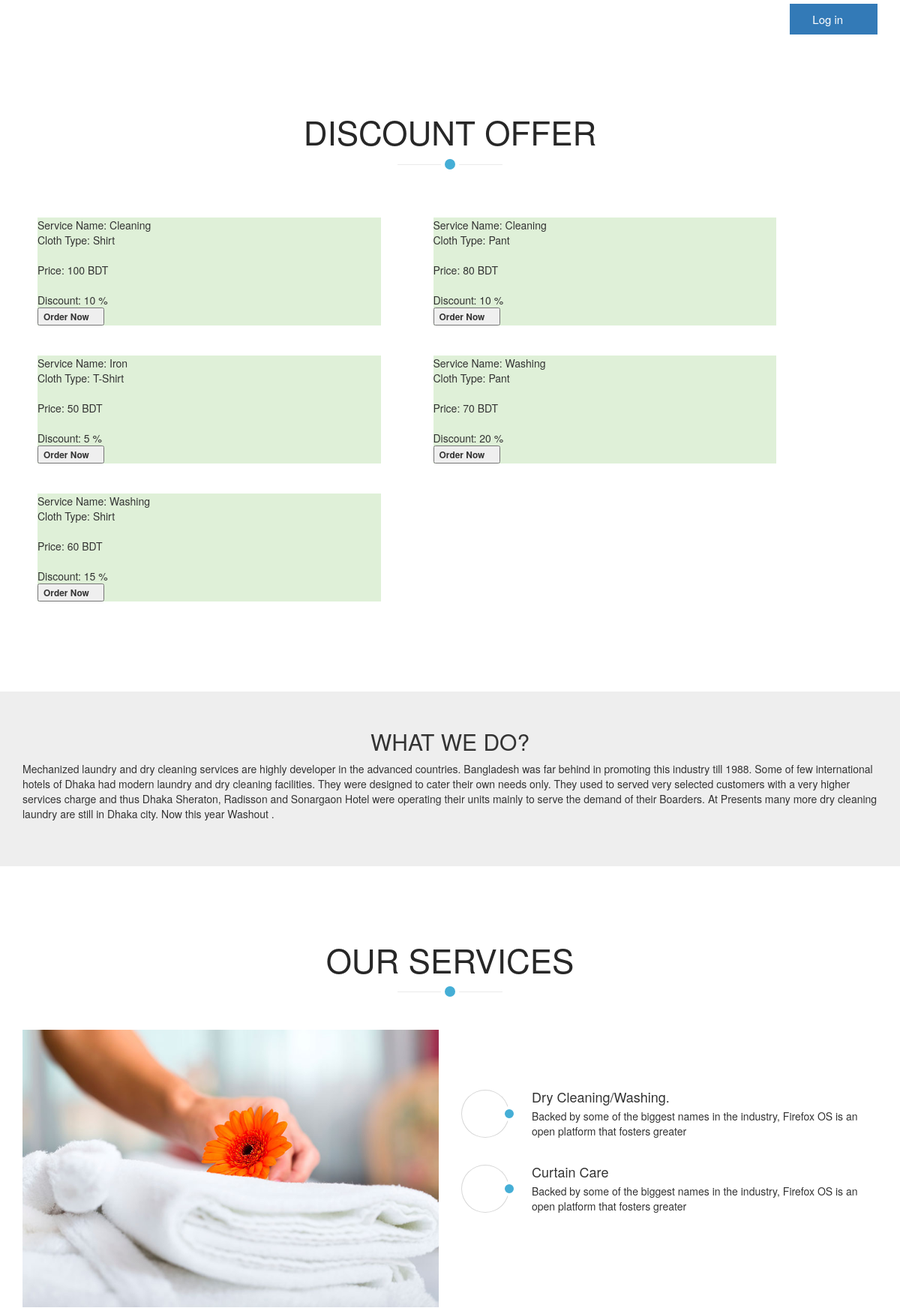
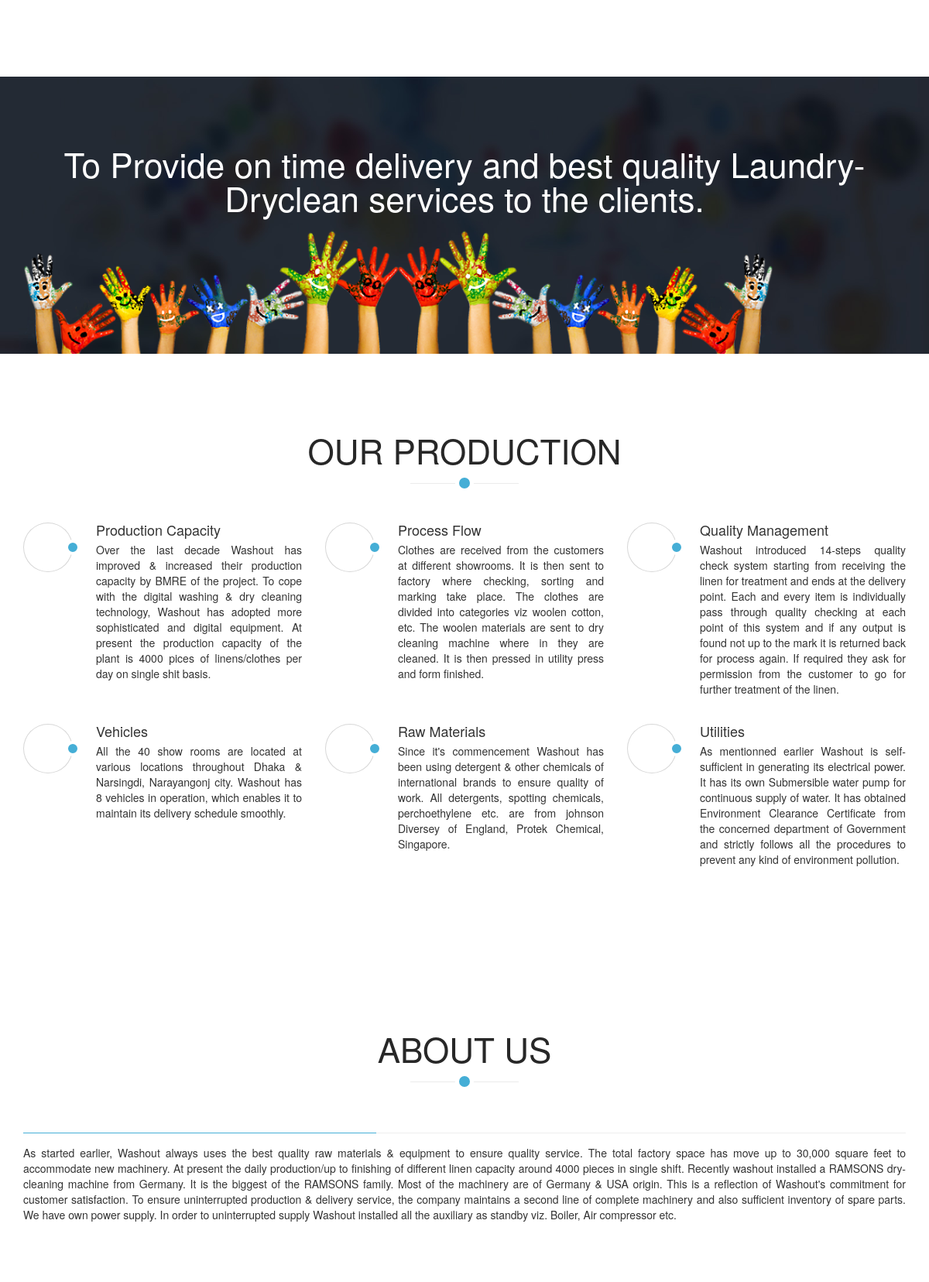
The page / (upper part) on the database its author committed (2 pictures, top to bottom).
### tables this page shows
CREATE TABLE `pricing` (
  `id` int(20) NOT NULL,
  `short_code` varchar(10) DEFAULT NULL,
  `service_id` int(11) DEFAULT NULL,
  `cloth_id` int(11) DEFAULT NULL,
  `vat` decimal(10,0) NOT NULL,
  `price` float NOT NULL,
  `discount` decimal(10,0) NOT NULL
);

CREATE TABLE `services` (
  `id` int(11) NOT NULL,
  `service_name` varchar(100) NOT NULL,
  `service_code` varchar(50) NOT NULL
);

CREATE TABLE `cloths` (
  `id` int(11) NOT NULL,
  `cloth_type` varchar(100) NOT NULL,
  `cloth_code` varchar(50) NOT NULL
);

### inc/db_config.php (called while the page is built, shortened)
<?php
  function DB_Query($sql) {
    $conn = mysqli_connect(DB_SERVER, DB_USER, DB_PASS, DB_TBL);
    $resault = mysqli_query($conn, $sql);
    return $resault;
  }
?>

### index.php (the view, shortened to what this page needs)
<?php
  include_once 'inc/db_config.php';
?>
<!DOCTYPE html>
<html lang="en">
<head>
    <link href="css/bootstrap.min.css" rel="stylesheet">
    <link href="css/animate.min.css" rel="stylesheet">
    <link href="css/owl.carousel.css" rel="stylesheet">
    <link href="css/owl.transitions.css" rel="stylesheet">
    <link href="css/prettyPhoto.css" rel="stylesheet">
    <link href="css/main.css" rel="stylesheet">
  <link href="vendor/bootstrap/css/bootstrap.min.css" rel="stylesheet">
  <link href="vendor/font-awesome/css/font-awesome.min.css" rel="stylesheet" type="text/css">
  <link href="css/sb-admin.css" rel="stylesheet">
  <link href="style.css" rel="stylesheet">
  <link href="css/style.css" rel="stylesheet">
</head>
<body id="home" class="homepage">
    <header id="header">
        <div class="container LoginMenu">
                 <div class="text-right">
                    <a href="login.php" class="btn-primary">
                       Log in <i class="fa fa-sign-in"></i>
                    </a>
                 </div>
            </div>
    </header>
    <section id="features">
        <div class="container">
            <div class="section-header"><h2 class="section-title text-center wow fadeInDown">Discount Offer</h2></div>
            <div class="row">
          <?php
            $Discount_offer = DB_Query("SELECT pricing.*, services.service_name, cloths.cloth_type FROM pricing INNER JOIN services ON (pricing.service_id=services.id) INNER JOIN cloths ON (pricing.cloth_id=cloths.id) WHERE `discount`>0");
                while ($data_tbl = mysqli_fetch_assoc($Discount_offer)) {
                  extract($data_tbl);
           ?>
              <div class="col-xl-3 col-lg-5" style="margin: 20px">
                <div class="card text-white bg-success o-hidden h-100">
                  <div class="card-body">
                    <div class="card-body-icon">
                      <i class="fa fa-fw fa-shopping-cart"></i>
                    </div>
                    <div class="mr-5">Service Name: <?= $service_name ?> </div>
                    <div class="mr-5">Cloth Type: <?= $cloth_type ?> </div>
                    <br/>
                    <div class="mr-5">Price: <?= $price ?> BDT</div>
                    <br/>
                    <div class="mr-5">Discount:  <?= $discount ?> %</div>
                  </div>
                  <form action="order.php" method="post">
                      <button type="submit" class="card-footer text-white clearfix small z-1" >
                        <span class="float-left" style=" font-weight:bold;">Order Now</span>
                        <span class="float-right">
                          <i class="fa fa-angle-right" style="font-weight:bold;"></i>
                        </span>
                      </button>
                  </form>
                </div>
              </div>
             <?php } ?>
            </div>
        </div>
    </section>
    <section id="cta" class="wow fadeIn">
        <div class="container">
            <div class="row">
                <div class="col-sm-12">
                    <h2 style="text-align: center;">WHAT WE DO?</h2>
                    <p>Mechanized laundry and dry cleaning services are highly developer in the advanced countries. Bangladesh was far behind in promoting this industry till 1988. Some of few
					international hotels of Dhaka had modern laundry and dry cleaning facilities. They were designed to cater their own needs only. They used to served very selected customers with a very higher services charge and thus Dhaka Sheraton, Radisson
					and Sonargaon Hotel were operating their units mainly to serve the demand of their Boarders. At Presents many more dry cleaning laundry are still in Dhaka city. Now this year Washout .
                    </p>
                </div>
            </div>
        </div>
    </section>
    <section id="features">
        <div class="container">
            <div class="section-header"><h2 class="section-title text-center wow fadeInDown">Our Services</h2></div>
            <div class="row">
                <div class="col-sm-6 wow fadeInLeft"><img class="img-responsive" src="images/hotel-servicio-lavanderia.jpg" alt=""></div>
                <div class="col-sm-6">
                    <div class="media service-box wow fadeInRight">
                        <div class="pull-left"><i class="fa fa-check-circle"></i></div>
                        <div class="media-body">
                            <h4 class="media-heading">Dry Cleaning/Washing.</h4>
                            <p>Backed by some of the biggest names in the industry, Firefox OS is an open platform that fosters greater</p>
                        </div>
                    </div>
                    <div class="media service-box wow fadeInRight">
                        <div class="pull-left"><i class="fa fa-check-circle"></i></div>
                        <div class="media-body">
                            <h4 class="media-heading">Curtain Care</h4>
                            <p>Backed by some of the biggest names in the industry, Firefox OS is an open platform that fosters greater</p>
                        </div>
                    </div>
                </div>
            </div>
        </div>
    </section>
    <section id="cta2">
        <div class="container">
            <div class="text-center">
                <h2 class="wow fadeInUp" data-wow-duration="300ms" data-wow-delay="0ms">To Provide on time delivery and best quality Laundry-Dryclean services to the clients.</h2>
                <img class="img-responsive wow fadeIn" src="images/cta2/cta2-img.png" alt="" data-wow-duration="300ms" data-wow-delay="300ms">
            </div>
        </div>
    </section>
    <section id="services" >
        <div class="container">
            <div class="section-header"><h2 class="section-title text-center wow fadeInDown">Our Production</h2></div>
            <div class="row">
                <div class="features">
                    <div class="col-md-4 col-sm-6 wow fadeInUp" data-wow-duration="300ms" data-wow-delay="0ms">
                        <div class="media service-box">
                            <div class="pull-left"><i class="fa fa-line-chart"></i></div>
                            <div class="media-body">
                                <h4 class="media-heading">Production Capacity</h4>
                                <p style="text-align: justify;">Over the last decade Washout has improved & increased their production
									capacity by BMRE of the project. To cope with the digital washing & dry
									cleaning technology, Washout has adopted more sophisticated and digital
									equipment. At present the production capacity of the plant is 4000 pices
									of linens/clothes per day on single shit basis.</p>
                            </div>
                        </div>
                    </div>
                    <div class="col-md-4 col-sm-6 wow fadeInUp" data-wow-duration="300ms" data-wow-delay="100ms">
                        <div class="media service-box">
                            <div class="pull-left"><i class="fa fa-cubes"></i></div>
                            <div class="media-body">
                                <h4 class="media-heading">Process Flow</h4>
                                <p style="text-align: justify;">Clothes are received from the customers at different showrooms. It is then
									sent to factory where checking, sorting and marking take place. The clothes
									are divided into categories viz woolen cotton, etc. The woolen materials are
									sent to dry cleaning machine where in they are cleaned. It is then pressed in
									utility press and form finished.</p>
                            </div>
                        </div>
                    </div>
                    <div class="col-md-4 col-sm-6 wow fadeInUp" data-wow-duration="300ms" data-wow-delay="200ms">
                        <div class="media service-box">
                            <div class="pull-left"><i class="fa fa-pie-chart"></i></div>
                            <div class="media-body">
                                <h4 class="media-heading">Quality Management</h4>
                                <p style="text-align: justify;">Washout introduced 14-steps quality check system starting from receiving the
									linen for treatment and ends at the delivery point. Each and every item is
									individually pass through quality checking at each point of this system and
									if any output is found not up to the mark it is returned back for process
									again. If required they ask for permission from the customer to go for further
									treatment of the linen.</p>
                            </div>
                        </div>
                    </div>
                    <div class="col-md-4 col-sm-6 wow fadeInUp" data-wow-duration="300ms" data-wow-delay="300ms">
                        <div class="media service-box">
                            <div class="pull-left"><i class="fa fa-bar-chart"></i></div>
                            <div class="media-body">
                                <h4 class="media-heading">Vehicles</h4>
                                <p style="text-align: justify;">All the 40 show rooms are located at various locations throughout Dhaka & Narsingdi,
									Narayangonj city. Washout has 8 vehicles in operation, which enables it to maintain
									its delivery schedule smoothly.</p>
                            </div>
                        </div>
                    </div>
                    <div class="col-md-4 col-sm-6 wow fadeInUp" data-wow-duration="300ms" data-wow-delay="400ms">
                        <div class="media service-box">
                            <div class="pull-left"><i class="fa fa-language"></i></div>
                            <div class="media-body">
                                <h4 class="media-heading">Raw Materials</h4>
                                <p style="text-align: justify;">Since it's commencement Washout has been using detergent & other chemicals of international
									brands to ensure quality of work. All detergents, spotting chemicals, perchoethylene etc.
									are from johnson Diversey of England, Protek Chemical, Singapore.</p>
                            </div>
                        </div>
                    </div>
                    <div class="col-md-4 col-sm-6 wow fadeInUp" data-wow-duration="300ms" data-wow-delay="500ms">
                        <div class="media service-box">
                            <div class="pull-left"><i class="fa fa-bullseye"></i></div>
                            <div class="media-body">
                                <h4 class="media-heading">Utilities</h4>
                                <p style="text-align: justify;">As mentionned earlier Washout is self-sufficient in generating its electrical power.
									It has its own Submersible water pump for continuous supply of water. It has obtained
									Environment Clearance Certificate from the concerned department of Government and
									strictly follows all the procedures to prevent any kind of environment pollution.</p>
                            </div>
                        </div>
                    </div>
                </div>
            </div>
        </div>
    </section>
    <section id="about">
        <div class="container">
            <div class="section-header"><h2 class="section-title text-center wow fadeInDown">About Us</h2></div>
			<div class="row">
				<div class="col-sm-12">
					<h3 class="column-title"></h3>
					<p style="text-align: justify">As started earlier, Washout always uses the best quality raw materials & equipment to ensure quality service. The total factory space has move up to 30,000 square feet to accommodate new machinery. At present the daily production/up to finishing of different linen capacity around 4000 pieces in single shift. Recently washout installed a RAMSONS dry-cleaning machine from Germany. It is the biggest of the RAMSONS family. Most of the machinery are of Germany & USA origin. This is a reflection of Washout's commitment for customer satisfaction. To ensure uninterrupted production & delivery service, the company maintains a second line of complete machinery and also sufficient inventory of spare parts. We have own power supply. In order to uninterrupted supply Washout installed all the auxiliary as standby viz. Boiler, Air compressor etc.</p>
				</div>
			</div>
        </div>
    </section>
</body>
</html>

### css/main.css (style rules this page uses)
body { background: #fff; font-family: 'Roboto', sans-serif; font-weight: 400; color: #64686d; line-height: 26px; }
h1, h2, h3, h4, h5, h6 { font-weight: 600; font-family: 'Roboto', sans-serif; color: #272727; }
a { color: #45aed6; -webkit-transition: color 400ms, background-color 400ms; -moz-transition: color 400ms, background-color 400ms; -o-transition: color 400ms, background-color 400ms; transition: color 400ms, background-color 400ms; }
.section-header { margin-bottom: 50px; }
.section-header .section-title { font-size: 44px; color: #272727; text-transform: uppercase; position: relative; padding-bottom: 20px; margin: 0 0 20px; }
.section-header .section-title:before { content: ""; position: absolute; width: 140px; bottom: 0; left: 50%; margin-left: -70px; height: 1px; background: #ebebeb; }
.section-header .section-title:after { content: ""; position: absolute; width: 24px; height: 24px; bottom: -11px; left: 50%; margin-left: -12px; border: 5px solid #fff; border-radius: 20px; background: #45aed6; }
.column-title { margin-top: 0; padding-bottom: 15px; border-bottom: 1px solid #eee; margin-bottom: 15px; position: relative; }
.column-title:after { content: " "; position: absolute; bottom: -1px; left: 0; width: 40%; border-bottom: 1px solid #45aed6; }
#cta { padding: 50px 0; background-color: #eeeeee; }
#cta h2 { margin-top: 0; }
#cta2 { background: #242a33 url(../images/cta2/cta2-bg.jpg) no-repeat 50% 50%; background-size: cover; color: #fff; padding-top: 70px; }
#cta2 h2 { color: #fff; font-size: 44px; line-height: 1; }
#features { padding: 100px 0; }
#features .media.service-box:first-child { margin-top: 80px; }
#services { padding: 100px 0 75px; }
.media.service-box { margin: 25px 0; }
.media.service-box .pull-left { margin-right: 20px; }
.media.service-box .pull-left > i { font-size: 24px; height: 64px; line-height: 64px; text-align: center; width: 64px; border-radius: 100%; color: #45aed6; box-shadow: inset 0 0 0 1px #d7d7d7; -webkit-box-shadow: inset 0 0 0 1px #d7d7d7; transition: background-color 400ms, background-color 400ms; position: relative; }
.media.service-box .pull-left > i:after { content: ""; position: absolute; width: 20px; height: 20px; top: 50%; margin-top: -10px; right: -10px; border: 4px solid #fff; border-radius: 20px; background: #45aed6; }
#about { padding: 100px 0; }
.LoginMenu { padding: 15px 0px; }
.LoginMenu a { padding: 10px 30px; font-size: 15px; }

### css/sb-admin.css (style rules this page uses)
html { position: relative; min-height: 100%; }
body { overflow-x: hidden; }
.o-hidden { overflow: hidden !important; }
.z-1 { z-index: 1; }
.card-body-icon { position: absolute; z-index: 0; top: -25px; right: -25px; font-size: 5rem; -webkit-transform: rotate(15deg); -ms-transform: rotate(15deg); transform: rotate(15deg); }

### rows shown on the page
pricing: service.service_name "Cleaning", cloth.cloth_type "Shirt", price "100", discount "10"
pricing: service.service_name "Cleaning", cloth.cloth_type "Pant", price "80", discount "10"
pricing: service.service_name "Iron", cloth.cloth_type "T-Shirt", price "50", discount "5"
pricing: service.service_name "Washing", cloth.cloth_type "Pant", price "70", discount "20"
pricing: service.service_name "Washing", cloth.cloth_type "Shirt", price "60", discount "15"
